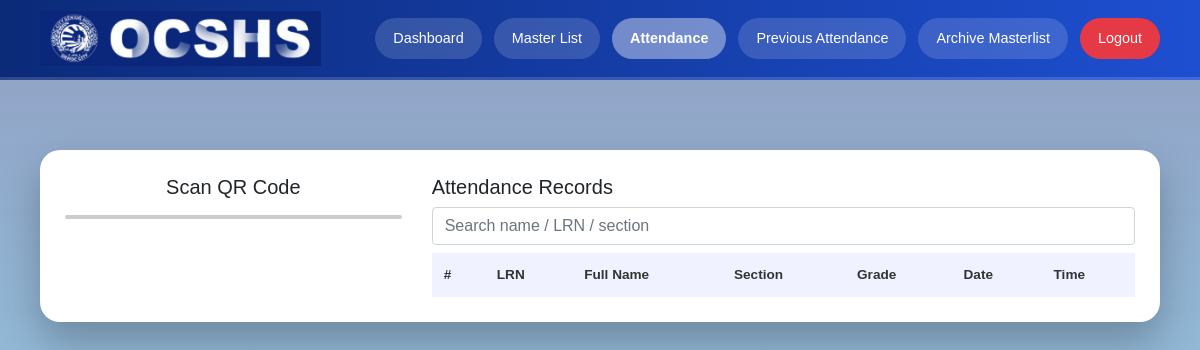
The app's page /attendance_scanner.php (signed in), older data.
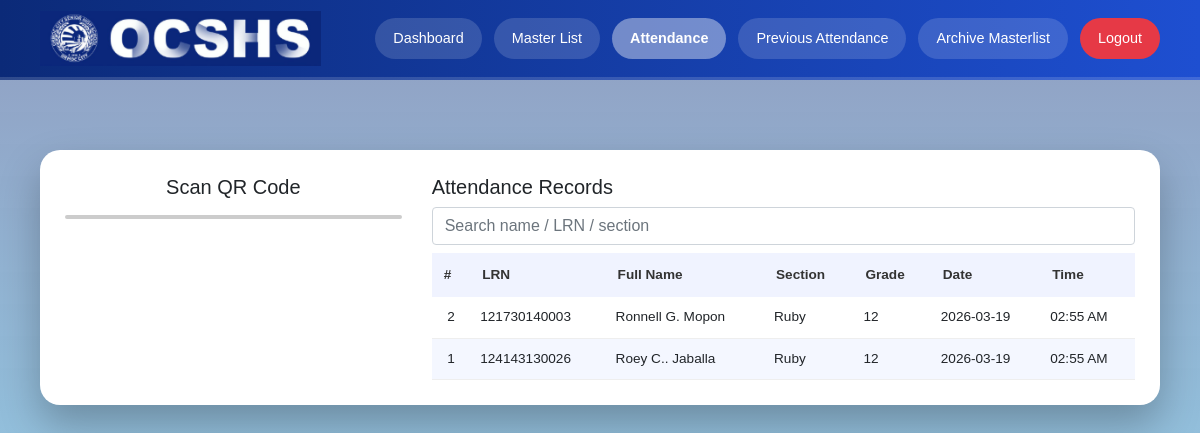
The same page, newer data.
### tables this page shows
CREATE TABLE `attendance` (
  `id` int(11) NOT NULL,
  `lrn` varchar(50) DEFAULT NULL,
  `fullname` varchar(150) DEFAULT NULL,
  `gender` varchar(10) NOT NULL,
  `section` varchar(50) NOT NULL,
  `gradelvl` varchar(3) NOT NULL,
  `contact` varchar(20) NOT NULL,
  `date_logged` date DEFAULT NULL,
  `time_logged` time DEFAULT NULL,
  `is_notif` varchar(1) NOT NULL DEFAULT 'N',
  `created_at` timestamp NOT NULL DEFAULT current_timestamp()
);

### attendance_scanner.php (the view, shortened to what this page needs)
<?php
require "config.php";
?>
<!DOCTYPE html>
<html lang="en">
<head>
    <link rel="stylesheet" href="css/main.css">
    <link rel="stylesheet"
          href="css/bootstrap.min.css">
</head>
<body>
<div class="header">
    <div class="header-left">
        <img src="images/logo.png" class="logo" alt="Logo">
    </div>
    <div class="nav">
        <a href="dashboard.php">Dashboard</a>
        <a href="masterlist.php">Master List</a>
        <a href="attendance_scanner.php" class="active">Attendance</a>
        <a href="attendance_history.php">Previous Attendance</a>
        <a href="archive_masterlist.php">Archive Masterlist</a>
        <a href="logout.php" class="logout">Logout</a>
    </div>
</div>
<div class="page-container">
    <div class="attendance-card">
        <div class="row">
            <div class="col-md-4">
                <h5 class="text-center mb-3">Scan QR Code</h5>
                <div id="reader"></div>
            </div>
            <div class="col-md-8">
                <h5>Attendance Records</h5>
                <input type="text"
                       id="searchInput"
                       class="form-control mb-2"
                       placeholder="Search name / LRN / section">
                <div class="table-responsive">
                    <table class="styled-table blue-table">
                        <thead class="thead-dark">
                        <tr>
                            <th>#</th>
                            <th>LRN</th>
                            <th>Full Name</th>
                            <th>Section</th>
                            <th>Grade</th>
                            <th>Date</th>
                            <th>Time</th>
                        </tr>
                        </thead>
                        <tbody id="attendanceTable">
                        <?php
                        $today = date('Y-m-d');
                        $query = "SELECT * FROM attendance WHERE date_logged = '$today' ORDER BY time_logged DESC";
                        $res = mysqli_query($conn, $query);
                        $total = mysqli_num_rows($res);
                        $i = $total;
                        while ($row = mysqli_fetch_assoc($res)):
                        ?>
                            <tr>
                                <td style="text-align: center;"><?= $i-- ?></td>
                                <td><?= htmlspecialchars($row['lrn']) ?></td>
                                <td><?= htmlspecialchars($row['fullname']) ?></td>
                                <td><?= htmlspecialchars($row['section']) ?></td>
                                <td><?= htmlspecialchars($row['gradelvl']) ?></td>
                                <td><?= htmlspecialchars($row['date_logged']) ?></td>
                                <td><?= date("h:i A", strtotime($row['time_logged'])) ?></td>
                            </tr>
                        <?php endwhile; ?>
                        </tbody>
                    </table>
                </div>
            </div>
        </div>
    </div>
</div>
</body>
</html>

Row changes from the older to the newer data that the page shows:
added attendance: lrn "121730140003", fullname "Ronnell G. Mopon", section "Ruby", gradelvl "12", date_logged "2026-03-19", time_logged "02:55 AM"
added attendance: lrn "124143130026", fullname "Roey C.. Jaballa", section "Ruby", gradelvl "12", date_logged "2026-03-19", time_logged "02:55 AM"
